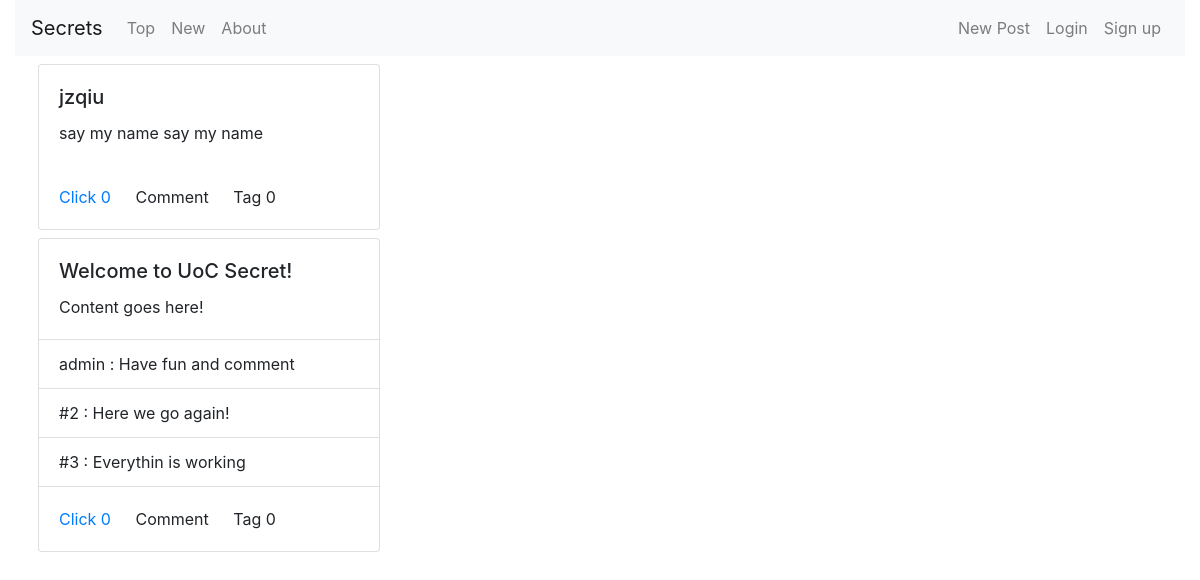
Before: /forum/ with the older database file.
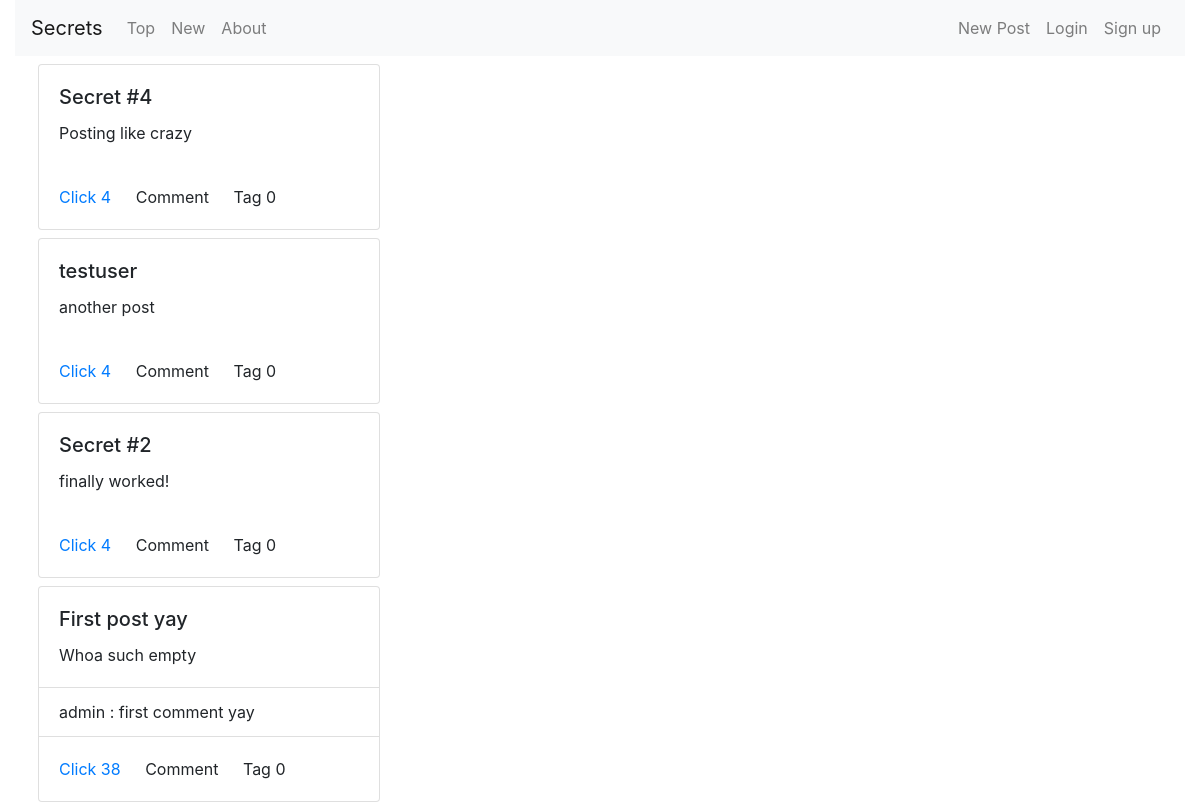
After: the same page with the newer database file.
### forum/models.py (models this page shows, shortened)
class Post(models.Model):
    title = models.CharField(max_length=50, default='Untitled')
    author = models.ForeignKey(User, on_delete=models.CASCADE)
    date = models.DateTimeField(default = timezone.now)
    content = models.TextField(default="Whoa such empty")
    clicks = models.IntegerField(default=0)
    tags = models.IntegerField(default=0)

class Comments(models.Model):
    author = models.ForeignKey(User, on_delete=models.CASCADE)
    display_name = models.CharField(max_length=50, default='')
    date = models.DateTimeField(default=timezone.now)
    content = models.TextField(default='')
    post = models.ForeignKey(Post, on_delete=models.CASCADE)
    parent_comment = models.ForeignKey('self', on_delete=models.CASCADE, null=True, blank=True)
    def __str__(self):
        return self.display_name + ' : ' + str(self.content)[:20]

### forum/views.py (the view)
# urls.py: path('', views.IndexView.as_view(), name = 'index'),
class IndexView(View):
    template_name = "forum/index.html"
    mode = None
    def get_clicked(self, request, post_id):
        if request.user.is_authenticated:
            clicked_list = request.user.profile.clicked.split()
        else:
            try:
                clicked_list = request.session['clicked'].split()
            except KeyError: return False
        return str(post_id) in clicked_list
    def get(self, request):
        user = request.user
        if self.mode is 'top':
            self.index_post = Post.objects.order_by('-clicks')[:21]
        else:
            self.index_post = Post.objects.order_by('-date')[:21]
        for this_post in self.index_post:
            this_post.comment_snaps = Comments.objects.filter(post=this_post)[:3]
            this_post.clicked = self.get_clicked(request, this_post.pk)
        context = {
            'user':user,
            'latest_post_list': self.index_post,
        }
        return render(request, self.template_name, context)

### ui/templates/forum/index.html (shortened to what this page needs)
{% extends 'base.html' %}
{% block content %}
<div class="container-fluid">
  <div class="grid" data-masonry='{ "itemSelector": ".grid-item", "columnWidth": 1 }'>
    {% for post in latest_post_list %}
    <div class="card my-2 mx-2 grid-item index-card">
      <div class="card-body card-body-ajax" id="{{ post.id }}">
        <h5 class="card-title index-card-title">{{ post.title }}</h5>
        <p class="card-text index-card-text">{{ post.content }}</p>
      </div>
      <ul class="list-group list-group-flush">
        {% for comment_snippet in post.comment_snaps %}
        <li class="list-group-item index-card-comment">{{comment_snippet}}</li>
        {% endfor %}
      </ul>
      <div class="card-body">
        {% if post.clicked %}
        <a class="card-link clickup-button-ajax clickup-clicked" id='{{ post.id }}' style="color:red">
          Click {{post.clicks}}</a>
        {% else %}
        <a class="card-link clickup-button-ajax clickup-unclicked" id='{{ post.id }}' style="color:#007bff">
          Click {{post.clicks}}
        </a>
        {% endif %}
        <a class="card-link comment-ajax comment-button">Comment</a>
        <a class="card-link tag-ajax tag-button">Tag {{post.tags}}</a>
      </div>
    </div>
    {% endfor %}
  </div>
</div>
{% endblock %}

### ui/templates/base.html (shortened to what this page needs)
{% load static %}
{% load widget_tweaks %}
<!DOCTYPE html>
<html lang="en">
<head>
  <link rel="stylesheet" href="https://maxcdn.bootstrapcdn.com/bootstrap/4.0.0/css/bootstrap.min.css">
  <link rel="stylesheet" href="{% static "base.css" %}">
</head>
<body>
  <div class="container-fluid">
    <nav class="navbar navbar-expand-lg navbar-light bg-light">
      <a class="navbar-brand" href="{% url 'forum:index' %}">Secrets</a>
      <div class="collapse navbar-collapse" id="navbarSupportedContent">
        <ul class="navbar-nav mr-auto">
          <li class="nav-item">
            <a class="nav-link" href="{% url 'forum:top' %}">Top</a>
          </li>
          <li class="nav-item">
            <a class="nav-link" href="{% url 'forum:new' %}">New</a>
          </li>
          <li class="nav-item">
            <a class="nav-link" href="#">About</a>
          </li>
        </ul>
        <ul class="navbar-nav ml-auto">
          <li class="nav-item">
            <a class="nav-link new-post-ajax">New Post</a>
          </li>
          {% if user.is_authenticated %}
          {{ user.username }}
          <li class="nav-item">
            <a class="nav-link" href="{% url 'forum:logout'%}">Log out</a>
          </li>
          {% else %}
          <li class="nav-item">
            <a class="nav-link" href="{% url 'forum:login'%}">Login</a>
          </li>
          <li class="nav-item">
            <a class="nav-link" href="{% url 'forum:sign_up'%}">Sign up</a>
          </li>
          {% endif %}
        </ul>
      </div>
    </nav>
    {% block content %}
    {% endblock %}
  </div>
</body>
</html>

### ui/static/base.css (style rules this page uses)
.index-card-text { overflow: auto; max-height: 300px; }
.index-card { width: 30%; max-width: 400px; min-width: 250px; }

Changed rows visible on the page:
removed Comments: display_name+content "#2 : Here we go again!", shown under Post "Welcome to UoC Secret!"
removed Comments: display_name+content "#3 : Everythin is working", shown under Post "Welcome to UoC Secret!"
added Post: title "Secret #4", content "Posting like crazy", clicks "4", tags "0"
added Post: title "testuser", content "another post", clicks "4", tags "0"
changed Post: title "jzqiu" → "Secret #2"; content "say my name say my name" → "finally worked!"; clicks "0" → "4"
changed Post: title "Welcome to UoC Secret!" → "First post yay"; content "Content goes here!" → "Whoa such empty"; clicks "0" → "38"
changed Comments: display_name+content "admin : Have fun and comment" → "admin : first comment yay"
